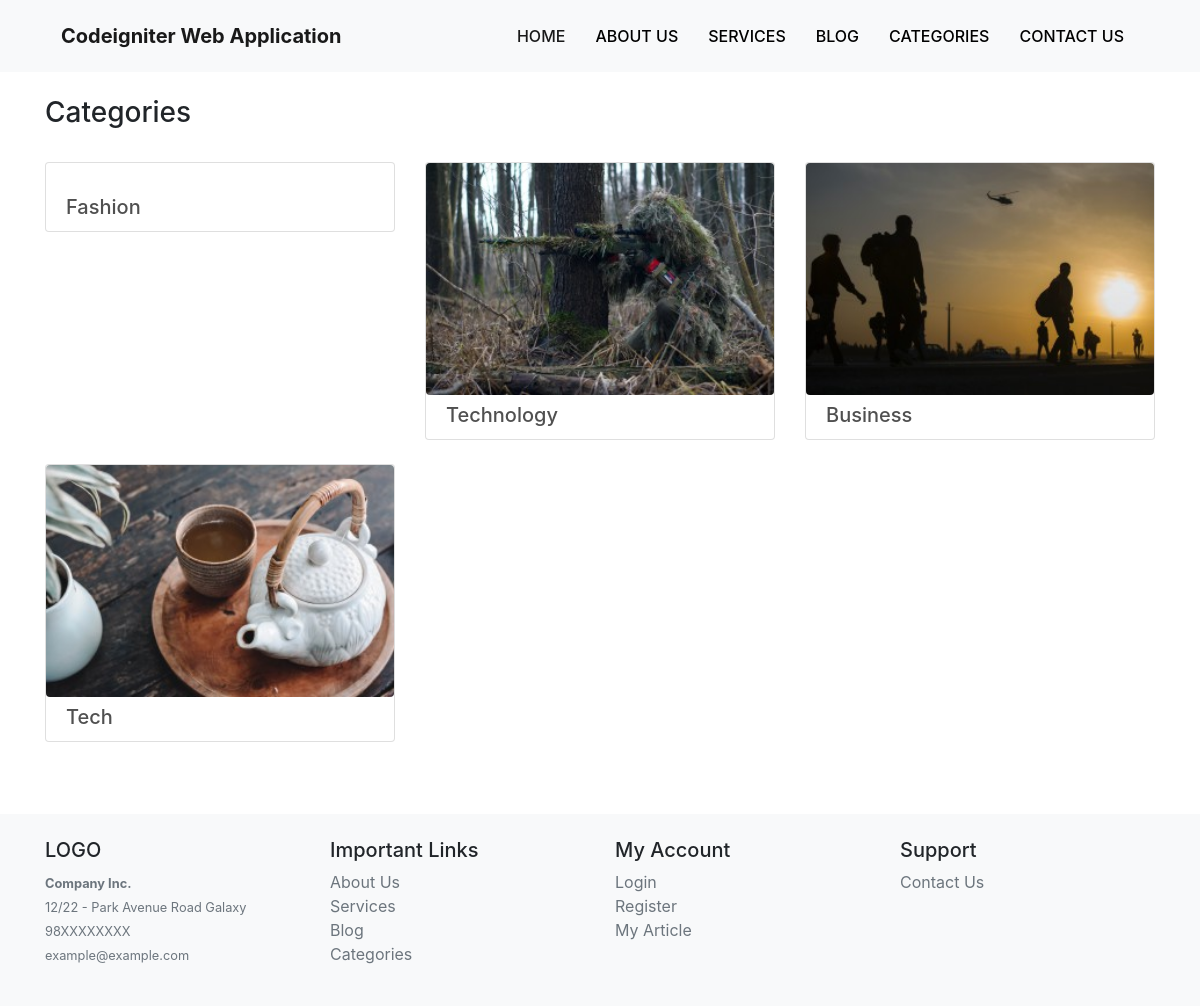
Page /index.php/blog/categories on the committed database.
### tables this page shows
CREATE TABLE `categories` (
  `id` int(11) NOT NULL,
  `name` varchar(100) NOT NULL,
  `image` varchar(100) NOT NULL,
  `status` int(1) NOT NULL DEFAULT 1,
  `created_at` datetime DEFAULT NULL,
  `updated_at` datetime DEFAULT NULL
);

### application/controllers/Blog.php (called while the page is built, shortened)
<?php
class Blog extends CI_Controller {
	public function categories()
	{
		$this->load->model('Category_model');
		$categories = $this->Category_model->getCatagoriesFront();
		$data = [];
		$data['categories'] = $categories;
		$this->load->view('front/categoris',$data);
	}
}

### index.php (called while the page is built, shortened)
<?php
require_once BASEPATH.'core/CodeIgniter.php';

### application/models/Category_model.php (called while the page is built, shortened)
<?php
class Category_model extends CI_Model{
  public function getCatagoriesFront()
  {
    $this->db->where('categories.status',1);
    $result = $this->db->get('categories')->result_array();
    return $result;
  }
}
?>

### application/views/front/categoris.php (the view, shortened to what this page needs)
<div class="container">
    <h3 class="pt-4 pb-4">Categories</h3>
    <div class="row ">
        <?php if (!empty($categories)) {
            foreach ($categories as  $category) {
        ?>
                <div class="col-md-4 mb-4">
                    <div class="card">
                        <a href="<?php echo base_url('blog/category/' . $category['id']); ?>">
                            <?php if (!empty($category['image'])) { ?>
                                <img class=" w-100 auto rounded" src="<?php echo base_url('public/uploads/category/thumb/' . $category['image']); ?>" alt="">
                            <?php } ?>
                        </a>
                        <div class="card-body pb-0 pt-2">
                            <a href="<?php echo base_url('blog/category/' . $category['id']); ?>">
                                <h5 class="card-title"><?php echo $category['name'] ?></h5>
                            </a>
                        </div>
                    </div>
                </div>
        <?php
            }
        } ?>
    </div>
</div>

### public/css/style.css (style rules this page uses)
a { color: #505050; }

### rows in the picture
categories: name "Fashion"
categories: image (picture), name "Technology"
categories: image (picture), name "Business"
categories: image (picture), name "Tech"
